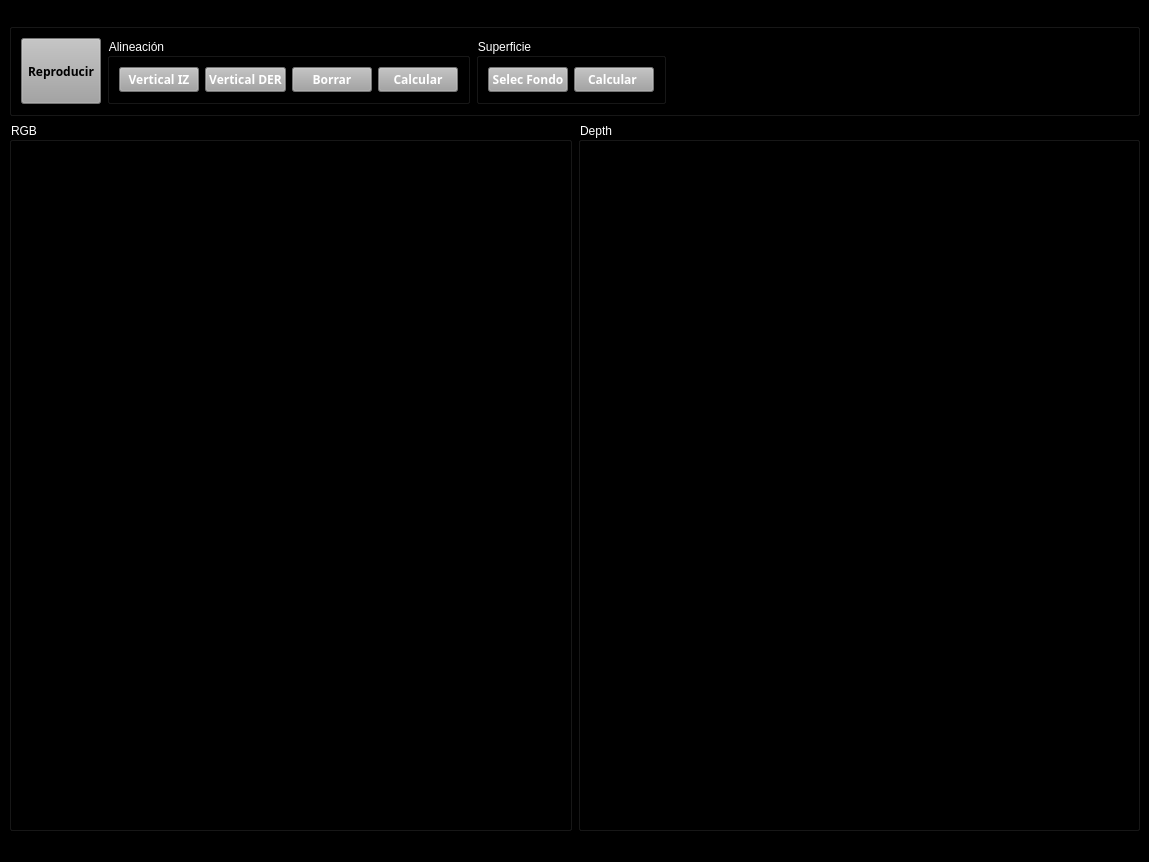
<?xml version="1.0" encoding="UTF-8"?>
<ui version="4.0">
 <class>Window</class>
 <widget class="QMainWindow" name="Window">
  <property name="geometry">
   <rect>
    <x>0</x>
    <y>0</y>
    <width>1149</width>
    <height>862</height>
   </rect>
  </property>
  <property name="windowTitle">
   <string>MainWindow</string>
  </property>
  <property name="windowIcon">
   <iconset>
    <normaloff>../../../../../.designer/backup/img/camara.jpeg</normaloff>../../../../../.designer/backup/img/camara.jpeg</iconset>
  </property>
  <property name="styleSheet">
   <string notr="true">background-color: rgb(0, 0, 0);</string>
  </property>
  <widget class="QWidget" name="centralwidget">
   <layout class="QGridLayout" name="gridLayout">
    <item row="0" column="0" colspan="2">
     <widget class="QGroupBox" name="groupBox">
      <property name="sizePolicy">
       <sizepolicy hsizetype="Preferred" vsizetype="Fixed">
        <horstretch>0</horstretch>
        <verstretch>0</verstretch>
       </sizepolicy>
      </property>
      <property name="minimumSize">
       <size>
        <width>0</width>
        <height>100</height>
       </size>
      </property>
      <property name="styleSheet">
       <string notr="true">background-color: rgb(0, 0, 0);</string>
      </property>
      <property name="title">
       <string>herramientas</string>
      </property>
      <layout class="QHBoxLayout" name="horizontalLayout">
       <item>
        <widget class="QPushButton" name="pushButtonReproducir">
         <property name="sizePolicy">
          <sizepolicy hsizetype="Fixed" vsizetype="Expanding">
           <horstretch>0</horstretch>
           <verstretch>0</verstretch>
          </sizepolicy>
         </property>
         <property name="minimumSize">
          <size>
           <width>50</width>
           <height>0</height>
          </size>
         </property>
         <property name="font">
          <font>
           <family>KacstQurn</family>
           <weight>75</weight>
           <bold>true</bold>
          </font>
         </property>
         <property name="styleSheet">
          <string notr="true">background-color: rgb(163, 163, 163);</string>
         </property>
         <property name="text">
          <string>Reproducir</string>
         </property>
         <property name="autoDefault">
          <bool>false</bool>
         </property>
        </widget>
       </item>
       <item>
        <widget class="QGroupBox" name="panelAlineacion">
         <property name="styleSheet">
          <string notr="true">color: rgb(255, 255, 255);</string>
         </property>
         <property name="title">
          <string>Alineación</string>
         </property>
         <layout class="QHBoxLayout" name="horizontalLayout_2">
          <item>
           <widget class="QPushButton" name="pushButtonVerticalIz">
            <property name="sizePolicy">
             <sizepolicy hsizetype="Fixed" vsizetype="Expanding">
              <horstretch>0</horstretch>
              <verstretch>0</verstretch>
             </sizepolicy>
            </property>
            <property name="minimumSize">
             <size>
              <width>50</width>
              <height>0</height>
             </size>
            </property>
            <property name="font">
             <font>
              <family>KacstQurn</family>
              <weight>75</weight>
              <bold>true</bold>
             </font>
            </property>
            <property name="styleSheet">
             <string notr="true">background-color: rgb(163, 163, 163);</string>
            </property>
            <property name="text">
             <string>Vertical IZ</string>
            </property>
            <property name="autoDefault">
             <bool>false</bool>
            </property>
           </widget>
          </item>
          <item>
           <widget class="QPushButton" name="pushButtonVerticalDer">
            <property name="sizePolicy">
             <sizepolicy hsizetype="Fixed" vsizetype="Expanding">
              <horstretch>0</horstretch>
              <verstretch>0</verstretch>
             </sizepolicy>
            </property>
            <property name="minimumSize">
             <size>
              <width>50</width>
              <height>0</height>
             </size>
            </property>
            <property name="font">
             <font>
              <family>KacstQurn</family>
              <weight>75</weight>
              <bold>true</bold>
             </font>
            </property>
            <property name="styleSheet">
             <string notr="true">background-color: rgb(163, 163, 163);</string>
            </property>
            <property name="text">
             <string>Vertical DER</string>
            </property>
            <property name="autoDefault">
             <bool>false</bool>
            </property>
           </widget>
          </item>
          <item>
           <widget class="QPushButton" name="pushButtonBorrar">
            <property name="sizePolicy">
             <sizepolicy hsizetype="Fixed" vsizetype="Expanding">
              <horstretch>0</horstretch>
              <verstretch>0</verstretch>
             </sizepolicy>
            </property>
            <property name="minimumSize">
             <size>
              <width>50</width>
              <height>0</height>
             </size>
            </property>
            <property name="font">
             <font>
              <family>KacstQurn</family>
              <weight>75</weight>
              <bold>true</bold>
             </font>
            </property>
            <property name="styleSheet">
             <string notr="true">background-color: rgb(163, 163, 163);</string>
            </property>
            <property name="text">
             <string>Borrar</string>
            </property>
            <property name="autoDefault">
             <bool>false</bool>
            </property>
           </widget>
          </item>
          <item>
           <widget class="QPushButton" name="pushButtonCalcularAlinea">
            <property name="sizePolicy">
             <sizepolicy hsizetype="Fixed" vsizetype="Expanding">
              <horstretch>0</horstretch>
              <verstretch>0</verstretch>
             </sizepolicy>
            </property>
            <property name="minimumSize">
             <size>
              <width>50</width>
              <height>0</height>
             </size>
            </property>
            <property name="font">
             <font>
              <family>KacstQurn</family>
              <weight>75</weight>
              <bold>true</bold>
             </font>
            </property>
            <property name="styleSheet">
             <string notr="true">background-color: rgb(163, 163, 163);</string>
            </property>
            <property name="text">
             <string>Calcular</string>
            </property>
            <property name="autoDefault">
             <bool>false</bool>
            </property>
           </widget>
          </item>
         </layout>
        </widget>
       </item>
       <item>
        <widget class="QGroupBox" name="panelSuperficie">
         <property name="styleSheet">
          <string notr="true">color: rgb(255, 255, 255);</string>
         </property>
         <property name="title">
          <string>Superficie</string>
         </property>
         <layout class="QHBoxLayout" name="horizontalLayout_3">
          <item>
           <widget class="QPushButton" name="pushButtonSelFondo">
            <property name="sizePolicy">
             <sizepolicy hsizetype="Fixed" vsizetype="Expanding">
              <horstretch>0</horstretch>
              <verstretch>0</verstretch>
             </sizepolicy>
            </property>
            <property name="minimumSize">
             <size>
              <width>50</width>
              <height>0</height>
             </size>
            </property>
            <property name="font">
             <font>
              <family>KacstQurn</family>
              <weight>75</weight>
              <bold>true</bold>
             </font>
            </property>
            <property name="styleSheet">
             <string notr="true">background-color: rgb(163, 163, 163);</string>
            </property>
            <property name="text">
             <string>Selec Fondo</string>
            </property>
            <property name="autoDefault">
             <bool>false</bool>
            </property>
           </widget>
          </item>
          <item>
           <widget class="QPushButton" name="pushButtonCalcularFondo">
            <property name="sizePolicy">
             <sizepolicy hsizetype="Fixed" vsizetype="Expanding">
              <horstretch>0</horstretch>
              <verstretch>0</verstretch>
             </sizepolicy>
            </property>
            <property name="minimumSize">
             <size>
              <width>50</width>
              <height>0</height>
             </size>
            </property>
            <property name="font">
             <font>
              <family>KacstQurn</family>
              <weight>75</weight>
              <bold>true</bold>
             </font>
            </property>
            <property name="styleSheet">
             <string notr="true">background-color: rgb(163, 163, 163);</string>
            </property>
            <property name="text">
             <string>Calcular </string>
            </property>
            <property name="autoDefault">
             <bool>false</bool>
            </property>
           </widget>
          </item>
         </layout>
        </widget>
       </item>
       <item>
        <spacer name="horizontalSpacer">
         <property name="orientation">
          <enum>Qt::Horizontal</enum>
         </property>
         <property name="sizeHint" stdset="0">
          <size>
           <width>40</width>
           <height>20</height>
          </size>
         </property>
        </spacer>
       </item>
      </layout>
     </widget>
    </item>
    <item row="1" column="1">
     <widget class="QGroupBox" name="panelDepth">
      <property name="styleSheet">
       <string notr="true">color: rgb(255, 255, 255);</string>
      </property>
      <property name="title">
       <string>Depth</string>
      </property>
     </widget>
    </item>
    <item row="1" column="0">
     <widget class="QGroupBox" name="panelRGB">
      <property name="styleSheet">
       <string notr="true">color: rgb(255, 255, 255);</string>
      </property>
      <property name="title">
       <string>RGB</string>
      </property>
     </widget>
    </item>
   </layout>
  </widget>
  <widget class="QMenuBar" name="menubar">
   <property name="geometry">
    <rect>
     <x>0</x>
     <y>0</y>
     <width>1149</width>
     <height>20</height>
    </rect>
   </property>
  </widget>
  <widget class="QStatusBar" name="statusbar"/>
 </widget>
 <resources/>
 <connections/>
</ui>
